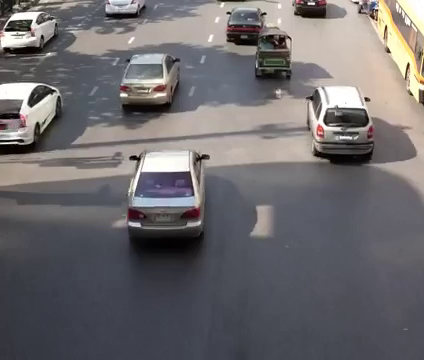
#> input picture frame 68 of trimmed2.mp4, 424 x 360 px, given in place of trimmed1.mp4, which was not available
$ jupyter execute --allow-errors lil.ipynb
#> lines starting #> are read from the running program, lines starting #| are printed output that depends on the picture; after the words box and inside, x2 and y2 are one past the last pixel; in counts of white or black regions, pixels touching at a corner belong together; pictures that were not available may be replaced by others from this repository, and a replacement may not be noted
[cell 1]
import cv2
import numpy as np
from numpy.core.arrayprint import printoptions
import skimage.io as io
from time import sleep

[cell 2]
cap = cv2.VideoCapture('trimmed1.mp4')

# Check if camera opened successfully
if (cap.isOpened()== False):
  print("Error opening video stream or file")
imgTest=[]
picList=[]
# Read until video is completed
i=200
while(cap.read()):
  # Capture frame-by-frame
  i-=1
#> i = 199
  if(i==0):
    break

  ret, frame = cap.read()
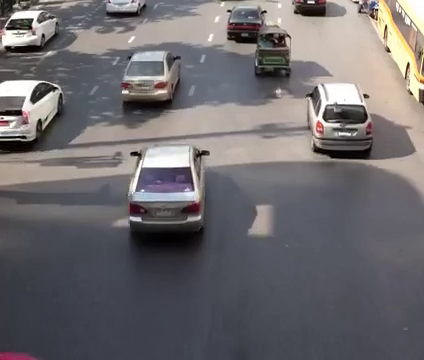
#> input picture frame 69 of trimmed2.mp4, 424 x 360 px, given in place of trimmed1.mp4, which was not available
#> frame is the input picture: shape (360, 424, 3); mean B, G, R 109.9, 107.2, 110.6
  if ret == True:
    if(i==150):
      imgTest.append(frame)
    if(i==2):
      print(frame.shape)
    picList.append(frame)
    # Display the resulting frame
    #cv2.imshow('Frame',frame)

    # Press Q on keyboard to  exit
    if cv2.waitKey(25) & 0xFF == ord('q'):
#> (key q is pressed here)
      break

  # Break the loop
  else:
    break

# When everything done, release the video capture object
# cap.release()

# Closes all the frames
# cv2.destroyAllWindows()

[cell 3]
arr = np.asarray(picList)

print(arr.shape)
#| (1, 360, 424, 3)

meanimage=np.sum(arr,axis=0)//len(picList)
print(meanimage.shape)
#| (360, 424, 3)
image = cv2.cvtColor(np.float32(meanimage), cv2.COLOR_BGR2RGB)

#io.imshow(image)
cv2.imshow("lol",np.uint8(meanimage))
cv2.waitKey(0)
cv2.destroyAllWindows()
#cv2.imshow( meanimage)

# waits for user to press any key
# (this is necessary to avoid Python kernel form crashing)

[cell 4]
img1=cv2.cvtColor(np.uint8(meanimage), cv2.COLOR_BGR2GRAY)
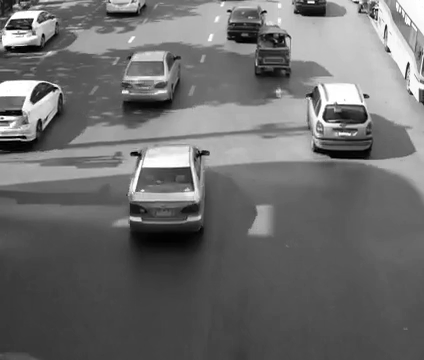
#> img1: shape (360, 424); min 0, max 255, mean 108.5
#> (the rest of this cell did not finish here and is left out)

[cell 5]
# load a video
video = cv2.VideoCapture('trimmed1.mp4')

# You can set custom kernel size if you want.
kernel = None

# Initialize the background object.
#backgroundObject = cv2.createBackgroundSubtractorMOG2(history=256,detectShadows = True)
first_time=True
while True:

    # Read a new frame.
    ret, frame = video.read()
#> frame is the input picture: shape (360, 424, 3); mean B, G, R 109.4, 107.1, 110.1

    # Check if frame is not read correctly.
    if not ret:
        break

    # Apply the background object on the frame to get the segmented mask.
    #fgmask = backgroundObject.apply(6)
    img2=cv2.cvtColor(np.uint8(frame), cv2.COLOR_BGR2GRAY)
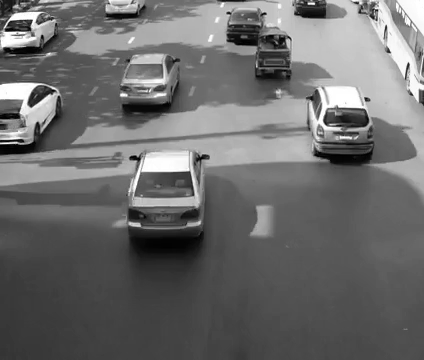
#> img2: shape (360, 424); min 0, max 255, mean 108.2
    imgdiff=cv2.absdiff(np.uint8(img1), np.uint8(img2))
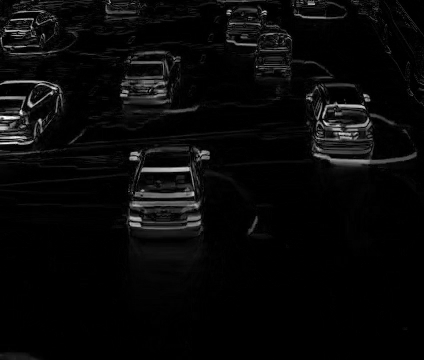
#> imgdiff: shape (360, 424); min 0, max 253, mean 8.7

    #imgdiff = np.asarray(imgdiff, np.float64)
    _, thresh = cv2.threshold(imgdiff, 50, 255, cv2.THRESH_BINARY)
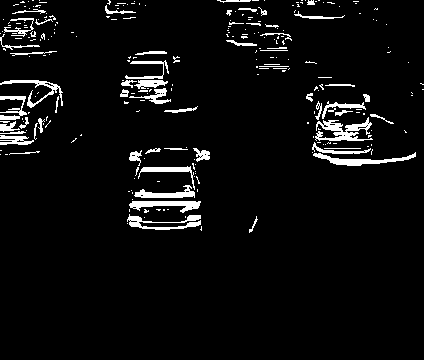
#> thresh: shape (360, 424); 5.1% white; 261 white regions (202 under 20 px), largest, box (x1, y1, x2, y2) and area: (315, 117, 373, 141) 638, (313, 152, 416, 166) 484, (129, 201, 201, 213) 455
    fgmask=thresh
    temp=np.copy(fgmask)
    #_, fgmask = cv2.threshold(fgmask, 200, 255, cv2.THRESH_BINARY)


    kernel=np.ones((6,18),np.uint8)


    fgmask = cv2.erode(fgmask,kernel,1)
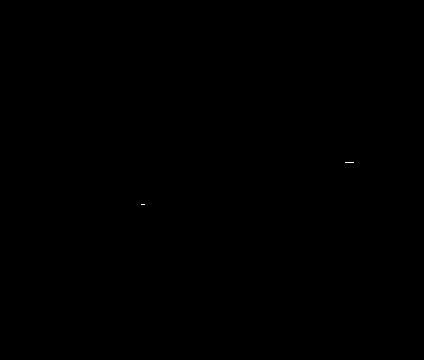
#> fgmask: shape (360, 424); 0.01% white in thin lines or dots, all inside (x1, y1, x2, y2) = (141, 162, 354, 205)
    fgmask = cv2.erode(fgmask,kernel,1)
#> fgmask: shape (360, 424); every value is 0
    fgmask = cv2.dilate(fgmask,kernel,1)
    fgmask = cv2.dilate(fgmask,kernel,1)
    fgmask = cv2.dilate(fgmask,kernel,1)
    fgmask = cv2.dilate(fgmask,kernel,1)
    fgmask = cv2.dilate(fgmask,kernel,1)
    #fgmask = cv2.dilate(fgmask,kernel,1)
    #fgmask = cv2.dilate(fgmask,kernel,1)
    #fgmask = cv2.erode(fgmask,kernel,1)

    kernel=cv2.getStructuringElement(cv2.MORPH_CROSS,(10,10))
    fgmask = cv2.dilate(fgmask,kernel,1)
    #fgmask = cv2.erode(fgmask,kernel,1)
    #fgmask = cv2.erode(fgmask,kernel,1)
    #fgmask = cv2.dilate(fgmask,kernel,1)
    contours, _ = cv2.findContours(fgmask, cv2.RETR_EXTERNAL, cv2.CHAIN_APPROX_SIMPLE)
#> contours = []


    # Create a copy of the frame to draw bounding boxes around the detected cars.
    frameCopy = frame.copy()

    # loop over each contour found in the frame.
    for cnt in contours:

        # Make sure the contour area is somewhat higher than some threshold to make sure its a car and not some noise.
        if cv2.contourArea(cnt) >100 :

            # Retrieve the bounding box coordinates from the contour.
            x, y, width, height = cv2.boundingRect(cnt)

            # Draw a bounding box around the car.
            cv2.rectangle(frameCopy, (x , y), (x + width, y + height),(0, 0, 255), 2)
#> this loop made 0 passes

            # Write Car Detected near the bounding box drawn.
            #cv2.putText(frameCopy, 'Car Detected', (x, y-10), cv2.FONT_HERSHEY_SIMPLEX, 0.3, (0,255,0), 1, cv2.LINE_AA)

    # Extract the foreground from the frame using the segmented mask.
    foregroundPart = cv2.bitwise_and(frame, frame, mask=fgmask)
#> foregroundPart: shape (360, 424, 3); every value is 0

    # Stack the original frame, extracted foreground, and annotated frame.
    stacked = np.hstack((frame, foregroundPart, frameCopy))
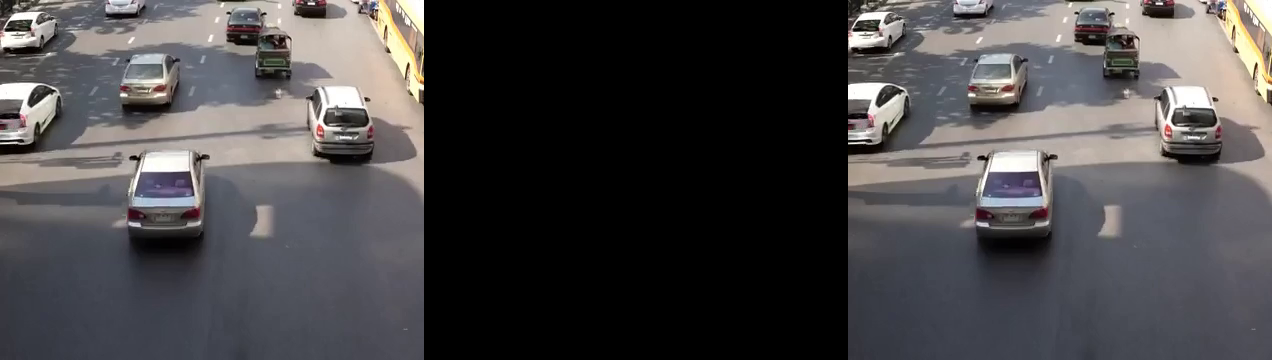
#> stacked: shape (360, 1272, 3); mean B, G, R 73, 71.4, 73.4

    # Display the stacked image with an appropriate title.
    cv2.imshow('Original Frame, Extracted Foreground and Detected Cars', cv2.resize(stacked, None, fx=0.5, fy=0.5))
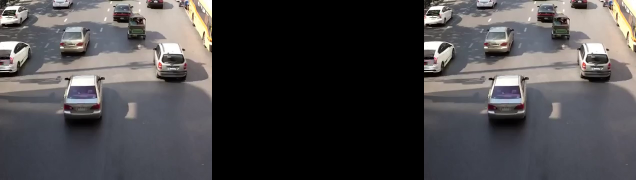
#> window 'Original Frame, Extracted Fore': shape (180, 636, 3); mean B, G, R 73, 71.5, 73.5
    #cv2.imshow('initial Mask', initialMask)
    #cv2.imshow('Noisy Mask', noisymask)
    #cv2.imshow('Clean Mask', fgmask)

    sleep(0.05)
    # Wait until a key is pressed.
    # Retreive the ASCII code of the key pressed
    k = cv2.waitKey(1) & 0xff
#> (key q is pressed here)

    # Check if 'q' key is pressed.
    if k == ord('q'):
        #plt_image(fgmask)
        # Break the loop.
        break

# Release the VideoCapture Object.
video.release()

# Close the windows.q
cv2.destroyAllWindows()

$ run again, starting later in the video
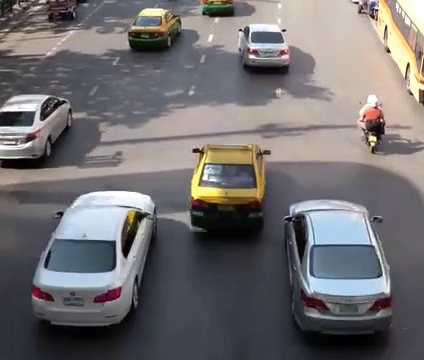
#> input picture frame 306 of trimmed2.mp4, 424 x 360 px, given in place of trimmed1.mp4, which was not available
#> i = 199
#| (1, 360, 424, 3)
#| (360, 424, 3)
#> frame is the input picture: shape (360, 424, 3); mean B, G, R 112.5, 110.8, 113.7
#> `_, thresh = cv2.threshold(imgdiff, 50, 255, cv2.THRESH_BINARY)`:
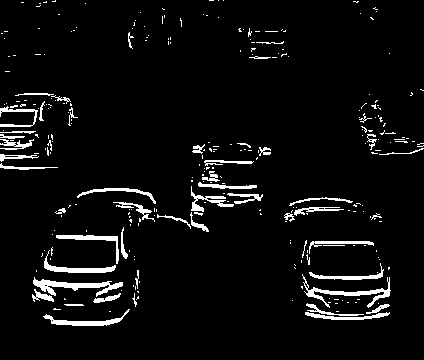
#> thresh: shape (360, 424); 5.2% white; 281 white regions (228 under 20 px), largest, box (x1, y1, x2, y2) and area: (33, 277, 123, 297) 617, (302, 274, 391, 308) 552, (43, 309, 130, 326) 392
#> fgmask: shape (360, 424); every value is 0
#> contours = []
#> foregroundPart: shape (360, 424, 3); every value is 0
#> `cv2.imshow('Original Frame, Extracted Foreground and Detected Cars', c..`:
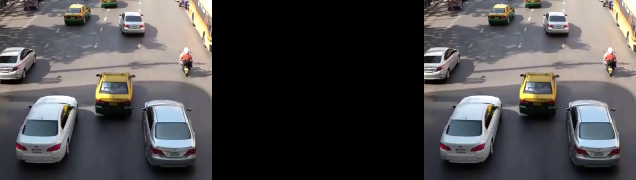
#> window 'Original Frame, Extracted Fore': shape (180, 636, 3); mean B, G, R 75.1, 73.9, 75.9

$ run again, starting later in the video
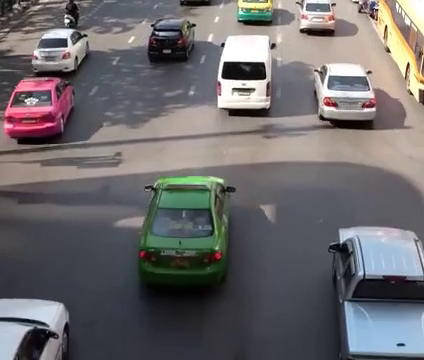
#> input picture frame 545 of trimmed2.mp4, 424 x 360 px, given in place of trimmed1.mp4, which was not available
#> i = 199
#| (1, 360, 424, 3)
#| (360, 424, 3)
#> frame is the input picture: shape (360, 424, 3); mean B, G, R 108, 106, 108.9
#> `_, thresh = cv2.threshold(imgdiff, 50, 255, cv2.THRESH_BINARY)`:
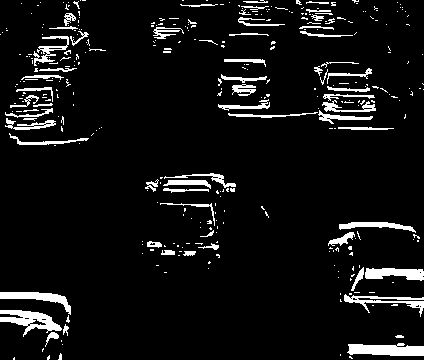
#> thresh: shape (360, 424); 7% white; 343 white regions (277 under 20 px), largest, box (x1, y1, x2, y2) and area: (347, 343, 424, 356) 768, (0, 310, 62, 337) 742, (0, 292, 71, 315) 549
#> contours = []
#> foregroundPart: shape (360, 424, 3); every value is 0
#> `cv2.imshow('Original Frame, Extracted Foreground and Detected Cars', c..`:
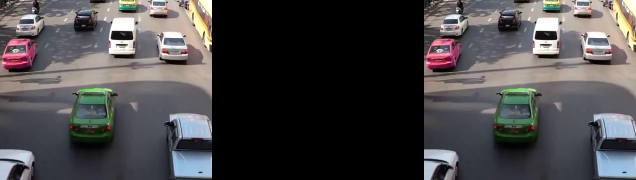
#> window 'Original Frame, Extracted Fore': shape (180, 636, 3); mean B, G, R 72.1, 70.8, 72.7
